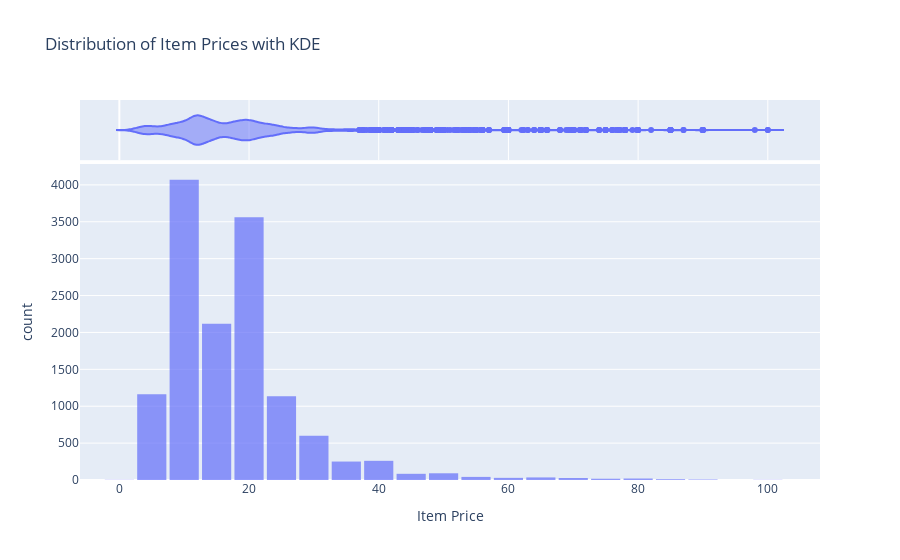

Notebook code cell kept with this figure:
### Code cell
import plotly.express as px

fig1 = px.histogram(
    order_short, 
    x="item_price", 
    nbins=30, 
    marginal="violin",  # or 'rug', 'box', 'violin' for additional info
    opacity=0.7,
    title="Distribution of Item Prices with KDE",
    labels={"item_price": "Item Price"}
)
fig1.update_layout(bargap=0.1)
fig1.show()

### Figure 1 — Plotly figure (JSON) as saved in the notebook; plotly's stock layout.template omitted (floating-point values rounded to 4 significant figures; data arrays with more than 128 entries replaced by an {"elided": "..."} marker saying what was removed)
{"data": [{"bingroup": "x", "hovertemplate": "Item Price=%{x}<br>count=%{y}<extra></extra>", "legendgroup": "", "marker": {"color": "#636efa", "opacity": 0.7, "pattern": {"shape": ""}}, "name": "", "nbinsx": 30, "orientation": "v", "showlegend": false, "type": "histogram", "x": {"elided": "13525 float values"}, "xaxis": "x", "yaxis": "y"}, {"hovertemplate": "Item Price=%{x}<extra></extra>", "legendgroup": "", "marker": {"color": "#636efa"}, "name": "", "scalegroup": "x", "showlegend": false, "type": "violin", "x": {"elided": "13525 float values"}, "xaxis": "x2", "yaxis": "y2"}], "layout": {"bargap": 0.1, "barmode": "relative", "legend": {"tracegroupgap": 0}, "title": {"text": "Distribution of Item Prices with KDE"}, "xaxis": {"anchor": "y", "domain": [0, 1], "title": {"text": "Item Price"}}, "xaxis2": {"anchor": "y2", "domain": [0, 1], "matches": "x", "showgrid": true, "showticklabels": false}, "yaxis": {"anchor": "x", "domain": [0, 0.8316], "title": {"text": "count"}}, "yaxis2": {"anchor": "x2", "domain": [0.8416, 1], "matches": "y2", "showgrid": false, "showline": false, "showticklabels": false, "ticks": ""}}}
